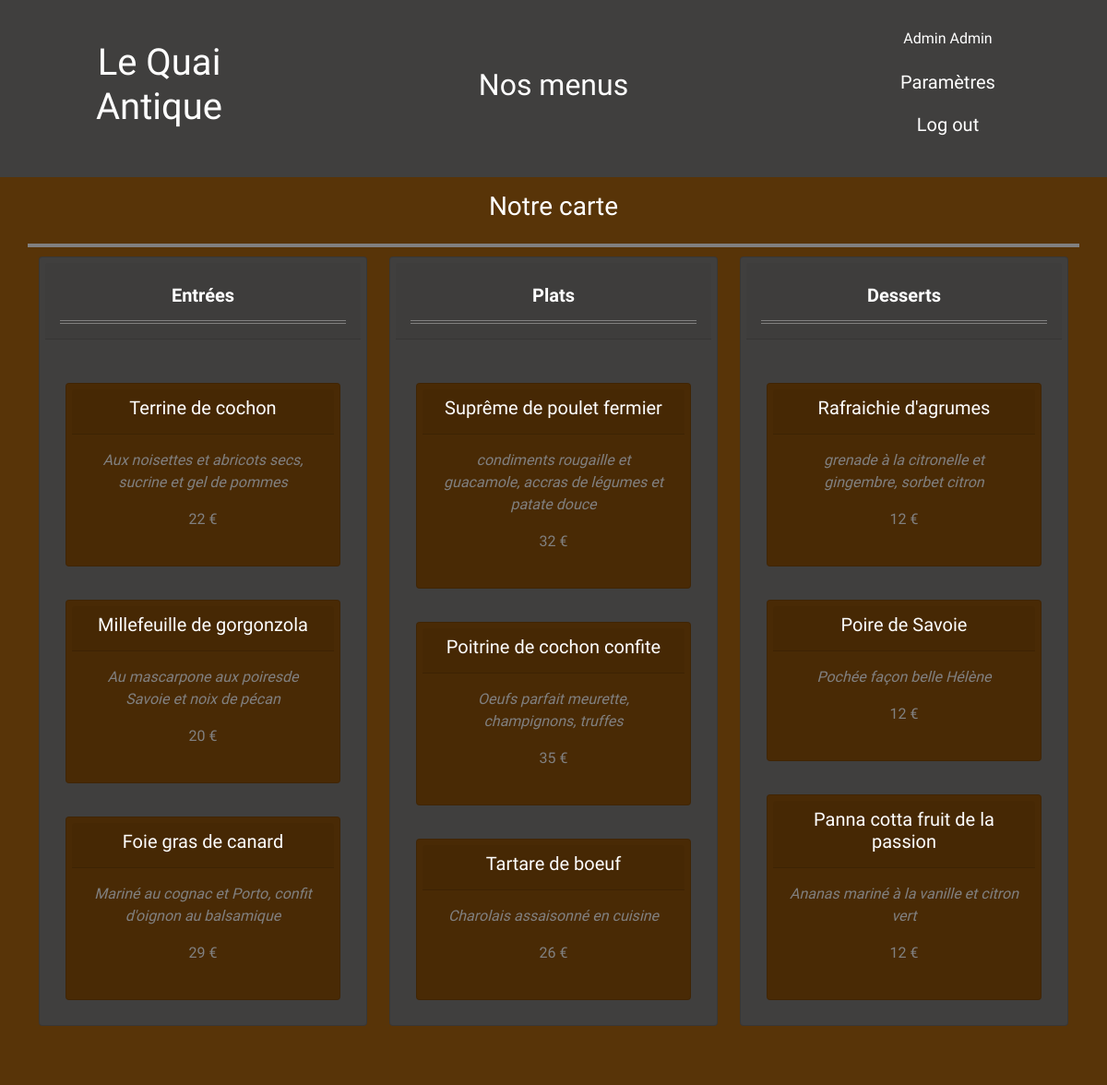
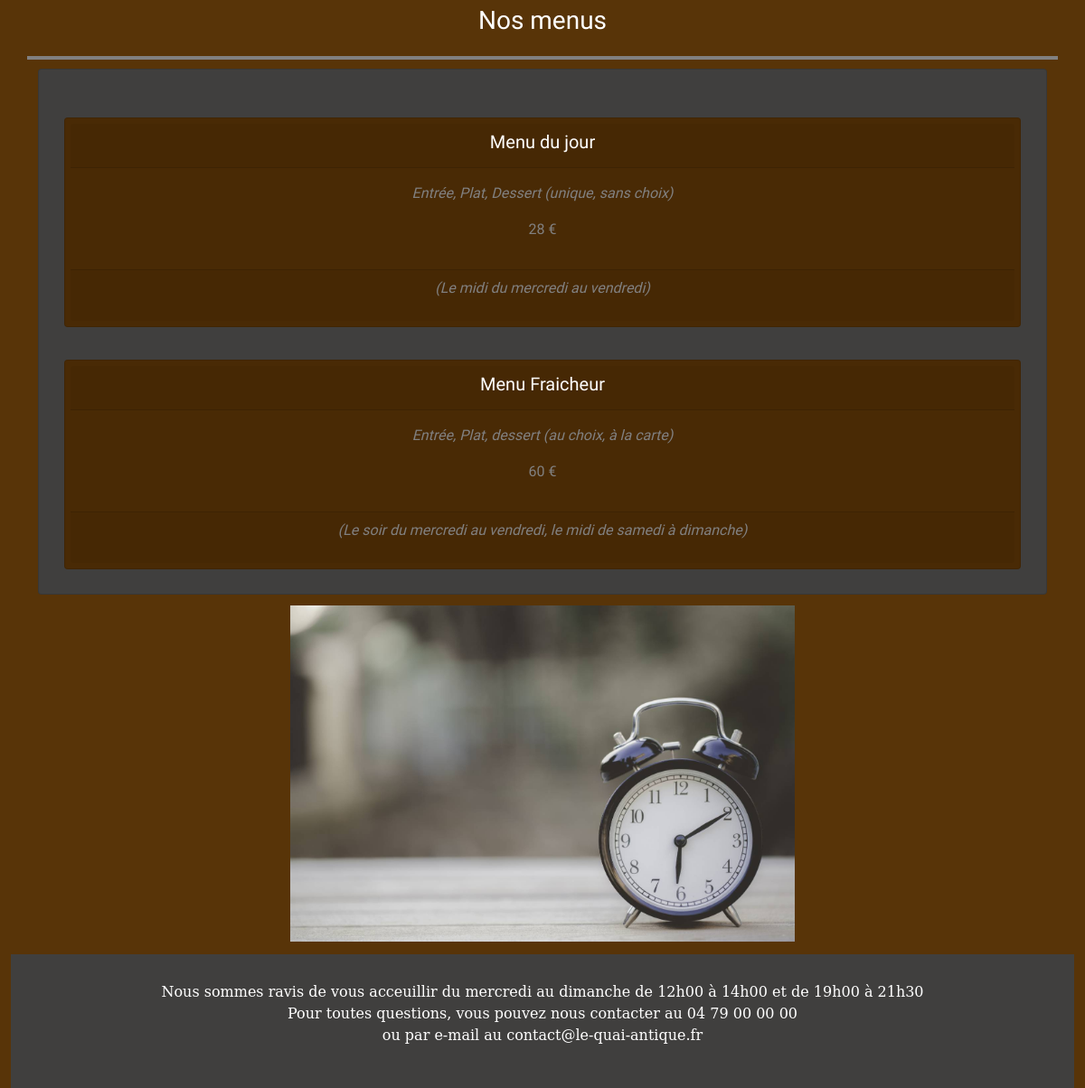
Screenshot of /public/pages/menus.php (signed in) with the database file from the repository (2 pictures, top to bottom).
### tables this page shows
CREATE TABLE `meals` (
  `id` int(11) NOT NULL,
  `title` varchar(50) NOT NULL,
  `description` varchar(250) DEFAULT NULL,
  `price` char(3) NOT NULL,
  `categoryId` int(1) NOT NULL
);

CREATE TABLE `menus` (
  `id` int(11) NOT NULL,
  `title` varchar(50) NOT NULL,
  `description` varchar(250) NOT NULL,
  `availability` varchar(150) NOT NULL,
  `price` char(3) NOT NULL
);

CREATE TABLE `settings` (
  `id` int(11) NOT NULL,
  `name` varchar(50) NOT NULL,
  `content` varchar(250) DEFAULT NULL
);

### public/includes/logic.php (called while the page is built, shortened)
<?php
require '../src/models/MealManager.php';
require '../src/models/MenuManager.php';
require '../src/models/SettingManager.php';
include'../../db/confDB.php';
$pdo = new PDO("mysql:host=$HOST;dbname=$DB", $USER, $PWD);
try {
    $mealManager = new MealManager($pdo);
    $starters = $mealManager->getMeals(1);
    $mainCourses = $mealManager->getMeals(2);
    $desserts = $mealManager->getMeals(3);
    $menuManager = new MenuManager($pdo);
    $menus = $menuManager->getMenus();
    $settingManager = new SettingManager($pdo);
    $schedulesFooter = $settingManager->getSettings('schedulesFooter');
} catch (PDOException $e){
    file_put_contents('dblogs.log', $e->getMessage().PHP_EOL, FILE_APPEND);
    echo "<script>alert('Une erreur s\'est produite. Contactez l\'administrateur')</script>";
}

### public/src/models/MealManager.php (called while the page is built, shortened)
<?php
class MealManager
{
    public function __construct(PDO $pdo)
    {
        $this->pdo = $pdo;
    }
    public function getMeals($i)
    {
        $statement = $this->pdo->prepare("SELECT * FROM meals WHERE categoryId=$i");
        $statement->setFetchMode(PDO::FETCH_CLASS, 'Meal');
        $statement->execute();
        return $statement->fetchAll();
    }
}

### public/src/models/MenuManager.php (called while the page is built, shortened)
<?php
class MenuManager
{
    public function __construct(PDO $pdo)
    {
        $this->pdo = $pdo;
    }
    public function getMenus()
    {
        $statement = $this->pdo->prepare('SELECT * FROM menus');
        $statement->setFetchMode(PDO::FETCH_CLASS, 'Menu');
        $statement->execute();
        return $statement->fetchAll();
    }
}

### public/src/models/SettingManager.php (called while the page is built, shortened)
<?php
class SettingManager
{
    public function __construct(PDO $pdo)
    {
        $this->pdo = $pdo;
    }
    public function getSettings($name)
    {
        $statement = $this->pdo->prepare("SELECT * FROM settings WHERE name = :name");
        $statement->bindValue(':name', $name);
        $statement->setFetchMode(PDO::FETCH_CLASS, 'Setting');
        $statement->execute();
        return $statement->fetch();
    }
}

### public/pages/menus.php (shortened to what this page needs)
<?php
include '../includes/logic.php';
?>
<!DOCTYPE html>
<html lang="fr" xmlns="http://www.w3.org/1999/html">
<head>
    <link href="https://cdn.jsdelivr.net/npm/bootstrap@5.0.2/dist/css/bootstrap.min.css" rel="stylesheet"
>
    <link rel="stylesheet" href="../css/style.css">
</head>
<header>
    <?php
    include_once '../../commonFiles/includes/header.php';
    ?>
</header>
<body>
<div class="container" id="carte">
    <div class="row text-center head-menus" id="head-menus">
        <h3>Notre carte</h3>
    </div>
    <div class="row text-center justify-content-between">
        <div class="col-md-4">
            <div class="card menus-card">
                <div class="card-header">
                    <h5 class="subTitle">Entrées</h5>
                </div>
                <div class="card-body">
                    <?php
                    foreach ($starters as $meal){
                        include '../includes/mealView.php';
                    }
                    ?>
                </div>
            </div>
        </div>
        <div class="col-md-4">
            <div class="card menus-card">
                <div class="card-header">
                    <h5 class="subTitle">Plats</h5>
                </div>
                <div class="card-body">
                    <?php
                    foreach ($mainCourses as $meal){
                        include '../includes/mealView.php';
                    }
                    ?>
                </div>
            </div>
        </div>
        <div class="col-md-4">
            <div class="card menus-card">
                <div class="card-header">
                    <h5 class="subTitle">Desserts</h5>
                </div>
                <div class="card-body">
                    <?php
                    foreach ($desserts as $meal){
                        include '../includes/mealView.php';
                    }
                    ?>
                </div>
            </div>
        </div>
    </div>
</div>
<div class="container" id="menus">
    <div class="row text-center head-menus" id="head-menus">
        <h3>Nos menus</h3>
    </div>
    <div class="card menus-card">
        <div class="card-body">
            <div class="row text-center">
                <div class="col">
                    <?php
                    foreach ($menus as $menu){
                        include '../includes/menuView.php';
                    }
                    ?>
                </div>
            </div>
        </div>
    </div>
    <div class="row">
        <button class="btn-menu schedules-btn"><img class="pic-menu" src="../src/img/navbar/menu_horraires_pic.jpg" id="horaires-img"></button>
    </div>
</div>
<?php
include_once("../../commonFiles/includes/footer.php");
?>
</body>
</html>

### public/includes/mealView.php
<div class="row menus">
    <div class="card text-center">
        <div class="card-header">
            <h5><?=$meal->title?></h5>
        </div>
        <div class="card-body">
            <p class="content"><i><?=$meal->description?></i></p>
            <p class="content"><?=$meal->price?> €</p>
        </div>
    </div>
</div>

### public/includes/menuView.php
<div class="row menus">
    <div class="card text-center">
        <div class="card-header">
            <h5><?=$menu->title?></h5>
        </div>
        <div class="card-body">
            <p class="content"><i><?=$menu->description?></i></p>
            <p class="content"><?=$menu->price?> €</p>
        </div>
        <div class="card-footer">
            <p class="content"><i>(<?=$menu->availability?>)</i></p>
        </div>
    </div>
</div>

### commonFiles/includes/footer.php
<div class="container-fluid">
    <footer>
        <p>Nous sommes ravis de vous acceuillir <?=$schedulesFooter->content?><br>
            Pour toutes questions, vous pouvez nous contacter au 04 79 00 00 00<br>
            ou par e-mail au contact@le-quai-antique.fr</p>
    </footer>
</div>

### public/css/style.css (style rules this page uses)
body { background-color: #583408; color: #ffffff; font-family: 'Rock Salt', cursive; }
nav, footer { background-color: #403F3E; padding: 30px; text-decoration: none; }
footer p { text-align: center; font-family: "DejaVu Serif", serif; }
tbody td, thead th, h5 { text-align: center; }
.btn-menu { align-items: center; background-color: #583408; border: none; color: #818080; margin: auto; padding: 0.5vw; width: 70%; }
.pic-menu { margin: auto; vertical-align: center; width: 100%; }
.menus { margin: auto; vertical-align: center; padding: 0.5vw; }
.card { background-color: #492A05; min-height: inherit; padding: 0.5vw; position: relative; top: 10px; }
.menus { margin-top: 15px; padding-bottom: 15px; }
.subTitle { border-bottom: #818080 double 4px; margin-top: 15px; padding-bottom: 15px; font-weight: bold; }
.head-menus { border-bottom: #818080 solid 4px; margin-top: 15px; padding-bottom: 15px; }
.content { color: #818080; }
#menus { margin-top: 80px; }
.menus-card { background-color: #403F3E; }
.schedules-btn { width: 50%; margin-top: 2vh; margin-bottom: 1vh; }

### rows the page displays
meals: title "Terrine de cochon", description "Aux noisettes et abricots secs, sucrine et gel de pommes", price "22"
meals: title "Millefeuille de gorgonzola", description "Au mascarpone aux poiresde Savoie et noix de pécan", price "20"
meals: title "Foie gras de canard", description "Mariné au cognac et Porto, confit d'oignon au balsamique", price "29"
meals: title "Suprême de poulet fermier", description "condiments rougaille et guacamole, accras de légumes et patate douce", price "32"
meals: title "Poitrine de cochon confite", description "Oeufs parfait meurette, champignons, truffes", price "35"
meals: title "Tartare de boeuf", description "Charolais assaisonné en cuisine", price "26"
meals: title "Rafraichie d'agrumes", description "grenade à la citronelle et gingembre, sorbet citron", price "12"
meals: title "Poire de Savoie", description "Pochée façon belle Hélène", price "12"
meals: title "Panna cotta fruit de la passion", description "Ananas mariné à la vanille et citron vert", price "12"
menus: title "Menu du jour", description "Entrée, Plat, Dessert (unique, sans choix)", price "28", availability "Le midi du mercredi au vendredi"
menus: title "Menu Fraicheur", description "Entrée, Plat, dessert (au choix, à la carte)", price "60", availability "Le soir du mercredi au vendredi, le midi de samedi à dimanche"
settings: content "du mercredi au dimanche de 12h00 à 14h00 et de 19h00 à 21h30"

### other values shown
$_SESSION['firstname'] "Admin"
$_SESSION['lastname'] "Admin"
